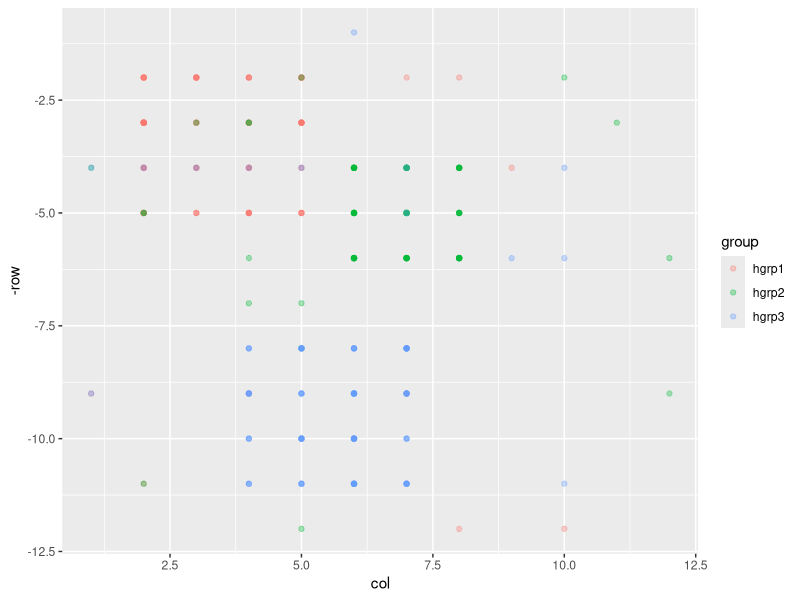
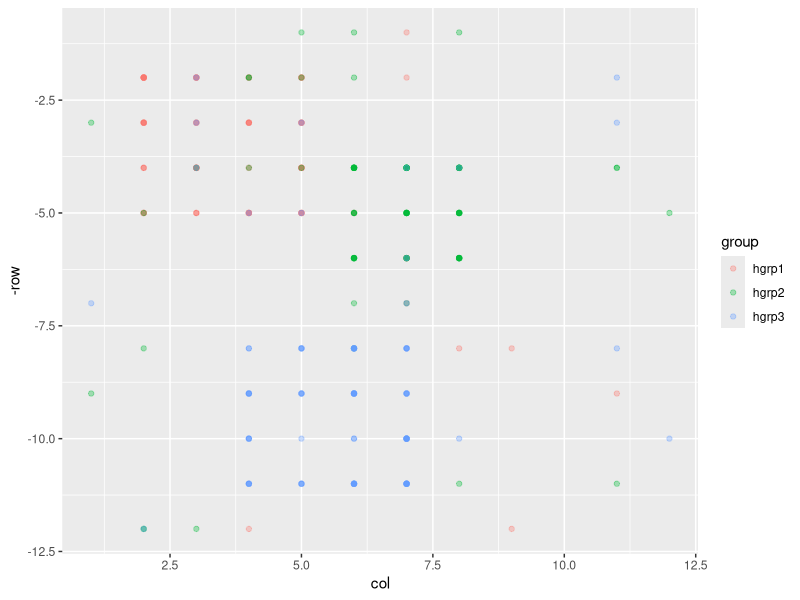
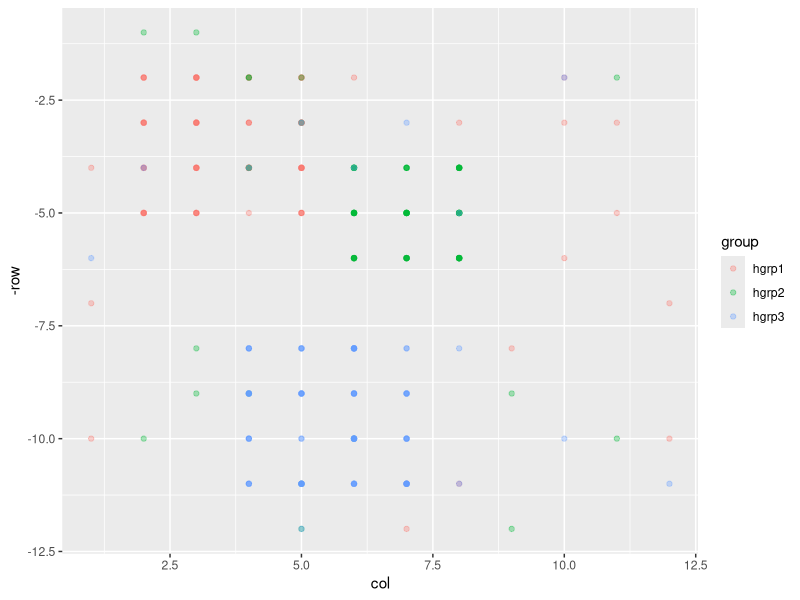
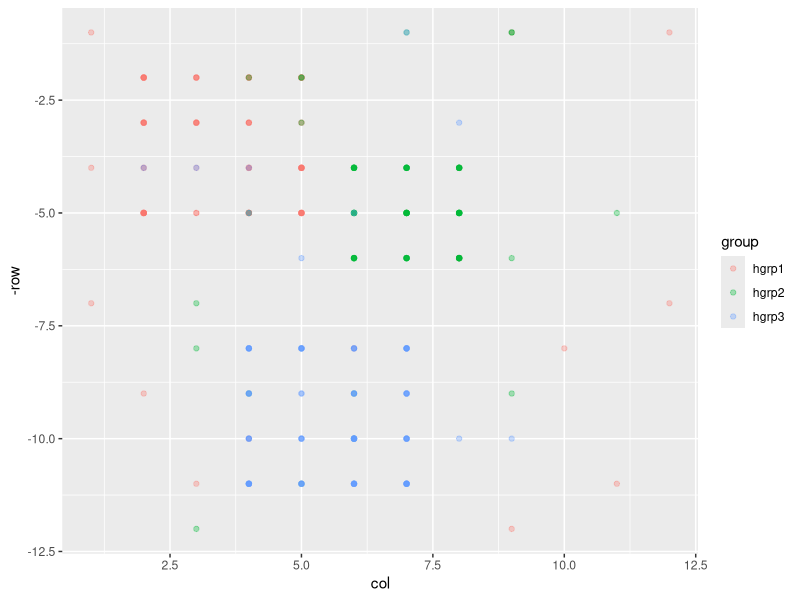
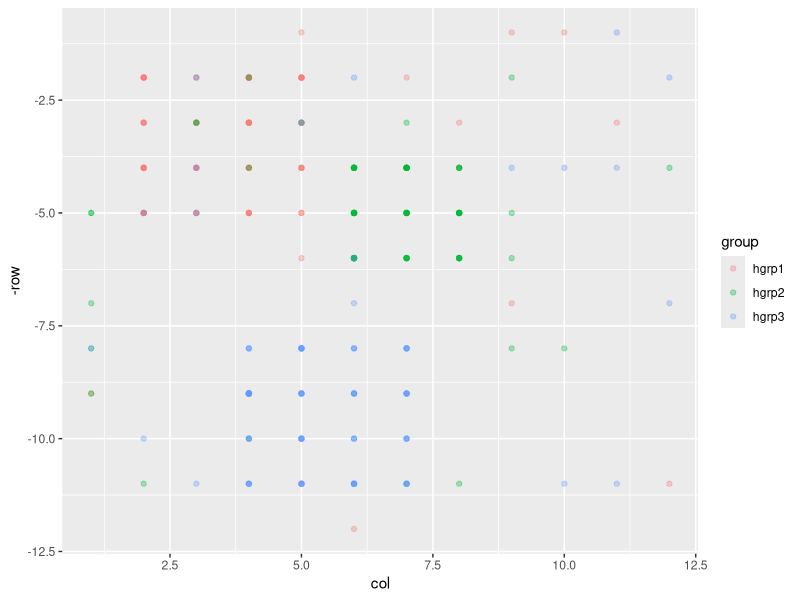
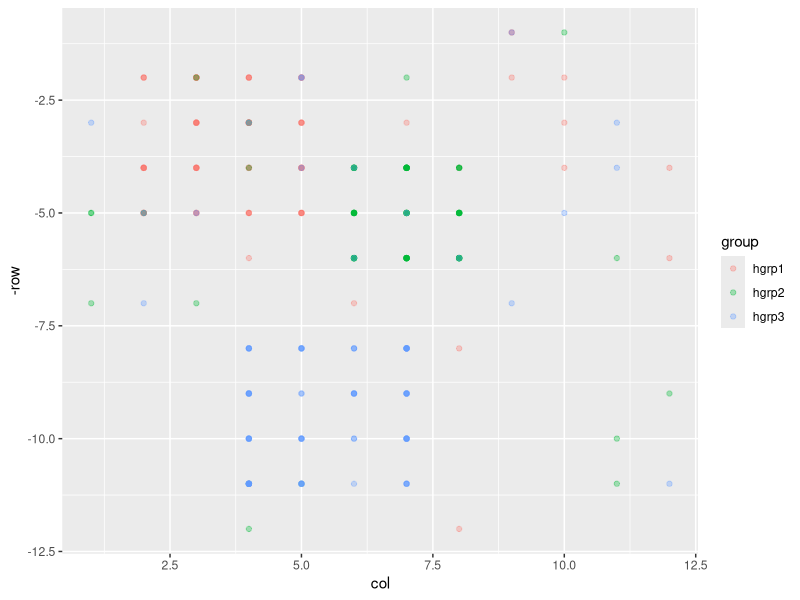
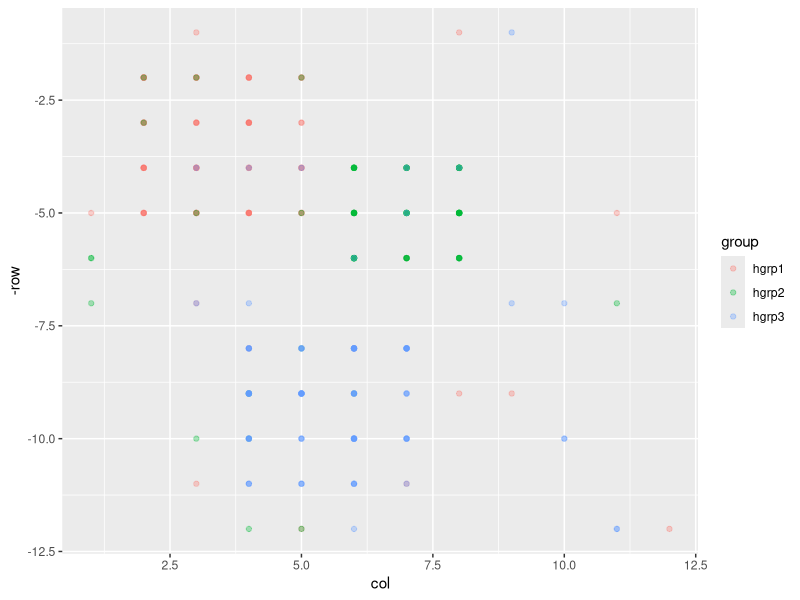
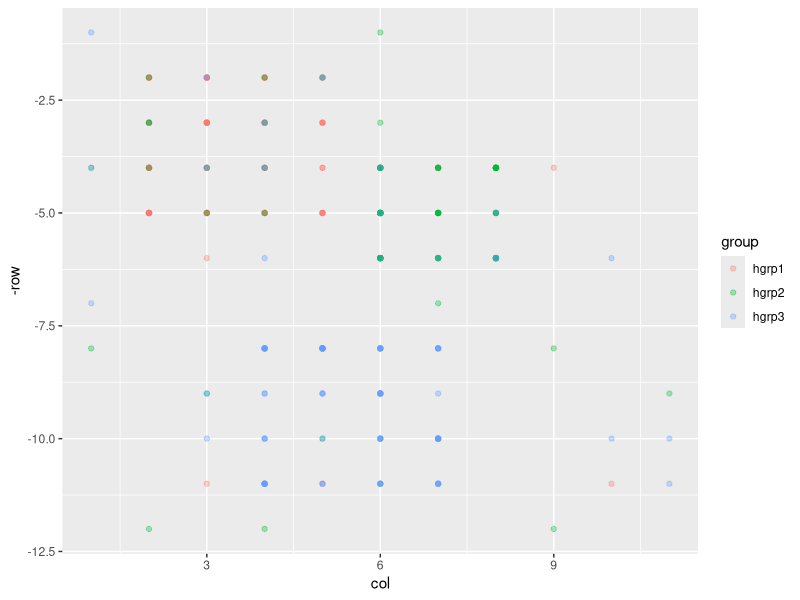

Source code (R) for these figures, in order:
## Create Coordinate List for Rectangular Nbh inputing top-left (row,col) and bottom-right (row,col)
RectNbhdMaker <- function( tl_br ){ #tl_br = c( tlr, tlc, brr, brc )
        tlr = tl_br[1]
        tlc = tl_br[2]
        brr = tl_br[3]
        brc = tl_br[4]
        rlen <- brr - tlr + 1
        clen <- brc - tlc + 1
        nbh <- matrix( c(rep( tlr:brr, each=clen ), rep(tlc:brc, times = rlen)), ncol = 2 )
        colnames(nbh) <- c("row","col")
        return( nbh )
}

GridMaker <- function( nrows, ncols ){
     return( RectNbhdMaker( c(topl_row = 1, topl_col = 1, botr_row = nrows, botr_col = ncols)) )
}


######### GRID METRICS 
# distance between blocks
BlcBlcDist <- function( b1, b2 ){
        return( max( abs(b1[1]-b2[1]), abs(b1[2] - b2[2]) ) )
}
# distance between a block and a nbhd
BlcNbhdDist <- function( b, nbhd_coords ){
        return( min( apply( X=nbhd_coords, FUN=function(x){ BlcBlcDist( x,b ) }, MARGIN=1 ) ) )
}
# distance between two nbhds
NbhdNbhdDist <- function( nbhd_coords1, nbhd_coords2 ){
        return( min( apply( nbhd_coords1, MARGIN=1, FUN=function(x){ BlcNbhdDist( x, nbhd_coords2 ) } ) ) )
}
#tests if two blocks are neighbors 
AreNeighbors <- function( b1, b2, radius ){
     return( BlcBlcDist(b1,b2) <= radius )
}

########### INITIALIZATION STUFF
SymMatrixMaker <- function( names, init_val ){
        n <- length(names)
        mat <- matrix( rep( init_val, times = n*n ), nrow = n, ncol = n )
        colnames( mat ) <- names
        rownames( mat ) <- names
        return(mat)
}

AngerMatrixInit <- function( names, min_anger ){
        mat <- SymMatrixMaker( names, min_anger )
        #zeros down the diagonal (no anger within same group)
        mat[ row(mat) == col(mat) ] <- 0
        return(mat)
}

HostilityMatrixInit <- function( names ){
        # initialize so that every group has no hostilities against each other
        return( SymMatrixMaker(names, init_val = 0) )
}

AreaPMFInit <- function( group_names,
                         area_names,
                         grid_layout,
                         within_grp_p = 0.7, 
                         opposing_grp_p = 0.1,
                         ether_p = 0.2){
        area_pmf <- SymMatrixMaker( area_names, init_val = ether_p )
        for( from_grp in group_names ){
                movement_factor <- numeric()
                for( to_grp in group_names ){
                        if( from_grp == to_grp ){
                                area_pmf[from_grp,to_grp] <- within_grp_p
                        }
                        else{
                             from_nbhd <- as.matrix(grid_layout[grid_layout$area == from_grp, ][,c('row','col')])
                             to_nbhd <- as.matrix(grid_layout[grid_layout$area == to_grp, ][,c('row','col')])
                             movement_factor[to_grp] <- 1.0 / NbhdNbhdDist( from_nbhd, to_nbhd )
                        }
                }
                movement_factor <- opposing_grp_p * movement_factor / sum(movement_factor)
                area_pmf[from_grp, names(movement_factor)] <- movement_factor
        }
        return(area_pmf)
}

rviolence <- function( n = 1, 
                       max_violence = 9, 
                       min_violence = 1, 
                       mean_violence = 3,
                       scale = 0.1 ){
        # Generate random violence factors for the agents
        # currently we generate from a binomial-like distribution
        N <- max_violence - min_violence
        binom_mean <- mean_violence - min_violence
        p <- binom_mean / N
        x <- rbinom( n = n, size = N, prob = p)
        
        return( scale * (x + min_violence ) )
}

###### GROUP NEIGHBOR INTERACTION STUFF
AngerCalculator <- function( n_hostilities, prev_anger, min_anger ){
     forget_fac <- 0.9
     prev_fac <- prev_anger * forget_fac
     
     hostility_fac <- 0.0
     if( n_hostilities == 1 ){
          hostility_fac <- 0.5
     }
     else if( n_hostilities == 2){
          hostility_fac <- 0.75
     }
     else if( n_hostilities >= 3){
          hostility_fac <- 1.0
     }
     
     return( max( hostility_fac + (1 - hostility_fac) * prev_fac, min_anger ) )
     
}

AngerMatrixUpdater <- function( hostility_matrix, anger_matrix ){
        n <- nrow(hostility_matrix)
        for( i in 1:n ){
                for( j in 1:n ){
                     if( i!=j ){
                          # note j,i vs i,j below: that way host&tens matrices are aligned the same: row=to, col=from
                          anger_matrix[i,j] <- AngerCalculator( hostility_matrix[j,i], anger_matrix[i,j] )
                     }
                }
        }
        return( anger_matrix )
}


TensionCalculator <- function( grp1, grp2, anger_matrix ){
        # given the asymmetric anger_matrix, return the symmetric tension between groups
        return( max(anger_matrix[grp1,grp2], anger_matrix[grp2,grp1]) )
}

ShootDecision <- function( perp_grp, perp_viol, vict_grp, anger_matrix, lam = 0.5 ){
     grp_tens <- TensionCalculator( perp_grp, vict_grp, anger_matrix )
     p_shoot <- 1 - exp(- lam * (perp_viol * grp_tens))
     return( sample( c(TRUE,FALSE), size = 1, prob = c(p_shoot,1-p_shoot) ) )
}

#HostilityMatrixUpdater <- function( agents_df, anger_matrix, nbr_radius ){
     # initialize new matrix to return
#     updated_hostility_matrix <- HostilityMatrixInit( hostile_group_names )
     # a function to agregate over neighbor agents
#     AgentNeighbors <- function ( agent1, agent2, radius ){
#          b1 = c(agent1['row'], agent1['col'])
#          b2 = c(agent2['row'], agent2['col'])
#          return( AreNeighbors(b1,b2,radius) )
#     }
     # no one shoots near an authority
     #p_vs_h <- agents_df$group == 'police'
     #police <- agents_df[ p_vs_h, ]
     #hostiles <- agents_df[ !p_vs_h, ]
     # this loop will remove all hostile agents from shooting if they are near police
     #not_near_police <- logical()
     #for( i in 1:nrow(police) ){
     #     p <- police[i,]
     #     for( j in 1:nrow(hostiles) ){
     #          h <- hostiles[j,]
     #          not_near_police <- c(not_near_police, !AgentNeighbors(p,h,nbr_radius))
     #     }
     #}
     #hostiles <- hostiles[ not_near_police, ]
     #at this point, every row left in hostiles is not a neighbor of police
     
#     rem_host_names <- unique( as.character(hostiles$group) )
#     for( perp_grp in rem_host_names ){
#          in_grp <- hostiles$group == perp_grp
#          perps <- hostiles[ in_grp, ]
#          victs <- hostiles[ !in_grp, ]
#          for( i in 1:nrow(perps) ){
#               perp <- perps[i, ]
               #which opposing groups are a neighbor of this perp
#               nb <- logical()
#               for( j in 1:nrow(victs) ){
#                    vict <- victs[j, ]
#                    nb <- c(nb, AgentNeighbors(perp,vict,nbr_radius))
#               }
#               nbhs <- unique( as.character( victs[ nb, ]$group ) )
#               if( length(nbhs) != 0) {
#                    for( vict_grp in nbhs ){
#                         if( ShootDecision(perp_grp = perp_grp, 
#                                           perp_viol = perp$violence_fac, 
#                                           vict_grp = vict_grp, 
#                                           anger_matrix = anger_matrix) ){
#                              updated_hostility_matrix[perp$group,vict_grp] = update_hostility_matrix[perp_grp,vict_grp] + 1
#                         }
#                    }
#               }
#          }
#     }
#     return( updated_hostility_matrix )
#}

############### MOVEMENT FUNCTIONS

SingleAgentMoveUpdater <- function( agent, area_names, grid_layout ){
     # step 1: choose which area to move to based on pmf
     area <- sample( area_names, size = 1, prob = agent[ area_names ])
     # step 2: choose where inside that area to move
     # currently set to uniform, but can change
     idxs <- as.numeric(rownames(grid_layout[grid_layout$area == area, ]))
     idx <- sample( idxs, size = 1 )
     # step 3: return the location
     return( c( row = grid_layout[idx,'row'], col = grid_layout[idx, 'col'] ) )
}

MoveUpdater <- function( agent_df, area_names, grid_layout ){
     for( i in 1:nrow(agent_df) ){
          move <- SingleAgentMoveUpdater( agent_df[i, ], area_names, grid_layout )
          agent_df[i, 'row'] <- move['row']
          agent_df[i, 'col'] <- move['col']
     }
     return( agent_df )
}

############### CONSTRUCTION 

GRID <- GridMaker( nrows = 12, ncols = 12 )
     #RectNbhdMaker(c(topl_row = 1, topl_col = 1, botr_row = 12, botr_col = 12))

MIN_ANGER = 0.1 # minimal anger between hostile groups
NEARBY_RADIUS <- 1 # = n => check current block + all blocks within distance of n

HOSTILES <- list(
     hgrp1 = list( nbhd = RectNbhdMaker(c(topl_row = 2, topl_col = 2, botr_row = 5, botr_col = 5)),
                   agents = list(
                        standard = list(
                             n = 100,
                             area_pmf = numeric()
                             ),
                        attack = list(
                             n = 0,
                             area_pmf = numeric()
                             )
                        )
                   ),
     hgrp2 = list( nbhd = RectNbhdMaker(c(topl_row = 4, topl_col = 6, botr_row = 6, botr_col = 8)),
                   agents = list(
                        standard = list(
                             n = 100,
                             area_pmf = numeric()
                             ),
                        attack = list(
                             n = 0,
                             area_pmf = numeric()
                             )
                        )
                   ),
     hgrp3 = list( nbhd = RectNbhdMaker(c(topl_row = 8, topl_col = 4, botr_row = 11, botr_col = 7)),
                   agents = list(
                        standard = list(
                             n = 100,
                             area_pmf = numeric()
                        ),
                        attack = list(
                             n = 0,
                             area_pmf = numeric()
                        )
                   )
     )    
)

HOSTILES_NAMES <- names(HOSTILES)

area <- character()
row <- numeric()
col <- numeric()
for( hgn in HOSTILES_NAMES ){
     nbhd <- HOSTILES[[hgn]]$nbhd
     area <- c(area, rep(hgn, times = nrow(nbhd)))
     row <- c(row, nbhd[,'row'])
     col <- c(col, nbhd[,'col'])
}
GRID_LAYOUT <- data.frame( area = area, row = row, col = col)
rm( nbhd, area, row, col ) #cleanup

ether <- GRID
for( hgn in HOSTILES_NAMES ){
     ether <- ether[apply( ether, MARGIN = 1, FUN = function(x){ !all(is.element(x,GRID_LAYOUT[[hgn]])) } ),]
}
if(nrow(ether) > 0){
     GRID_LAYOUT <- rbind(GRID_LAYOUT, 
                          data.frame( area = rep('ether', times = nrow(ether)), row = ether[,'row'], col = ether[,'col'] ))
}
rm( ether ) #cleanup
AREA_NAMES <- unique(as.character(GRID_LAYOUT$area))
AREA_NAMES

group <- character()
agent_class <- character()
for( hgn in HOSTILES_NAMES ){
     agent_types <- names( HOSTILES[[hgn]]$agents )
     for( atype in agent_types ){
          n <- HOSTILES[[hgn]]$agents[[atype]]$n
          group <- c(group, as.character(rep(hgn, times = n)))
          agent_class <- c(agent_class, as.character(rep(atype, times = n)))
     }
}
HOSTILES_DF <- data.frame( group = group, agent_class = agent_class)

apmf <- AreaPMFInit( group_names = HOSTILES_NAMES, 
                     area_names = AREA_NAMES,
                     grid_layout = GRID_LAYOUT,
                     within_grp_p = 0.8,
                     opposing_grp_p = 0.05,
                     ether_p = 0.15 )
HOSTILES_DF <- merge( HOSTILES_DF, as.data.frame( apmf ), by.x = "group", by.y = 0 )
v <- rviolence( n = nrow(HOSTILES_DF) )
HOSTILES_DF$violence_fac <- v
rm( group, agent_class, agent_types, hgn, atype, n, apmf, v ) #cleanup

#Look at 15 random agents from HOSTILES_DF
HOSTILES_DF[sort(sample(1:nrow(HOSTILES_DF), size = 15)), ]

require(ggplot2)
for( i in 1:15 ){
     HOSTILES_DF <- MoveUpdater( HOSTILES_DF, area_names = AREA_NAMES, grid_layout = GRID_LAYOUT)
     print(ggplot( data = HOSTILES_DF, aes( x = col, y = -row, col=group )  ) + geom_point(alpha = 0.33))
     Sys.sleep( time = 1 )
}

